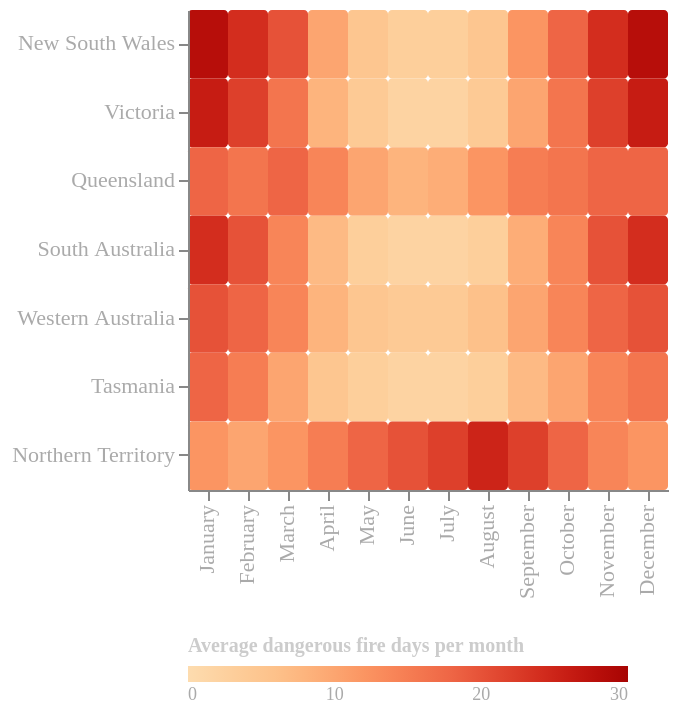

Source (Vega-Lite JSON):
### Vega-Lite specification from a JSON file in a GitHub repository (floating-point values rounded to 4 significant figures)
{"$schema": "https://vega.github.io/schema/vega-lite/v5.json", "width": "container", "height": 240, "background": "transparent", "data": {"values": [{"state": "New South Wales", "month": "January", "ffdi": 28}, {"state": "New South Wales", "month": "February", "ffdi": 24}, {"state": "New South Wales", "month": "March", "ffdi": 20}, {"state": "New South Wales", "month": "April", "ffdi": 10}, {"state": "New South Wales", "month": "May", "ffdi": 5}, {"state": "New South Wales", "month": "June", "ffdi": 3}, {"state": "New South Wales", "month": "July", "ffdi": 3}, {"state": "New South Wales", "month": "August", "ffdi": 5}, {"state": "New South Wales", "month": "September", "ffdi": 12}, {"state": "New South Wales", "month": "October", "ffdi": 18}, {"state": "New South Wales", "month": "November", "ffdi": 24}, {"state": "New South Wales", "month": "December", "ffdi": 28}, {"state": "Victoria", "month": "January", "ffdi": 26}, {"state": "Victoria", "month": "February", "ffdi": 22}, {"state": "Victoria", "month": "March", "ffdi": 16}, {"state": "Victoria", "month": "April", "ffdi": 8}, {"state": "Victoria", "month": "May", "ffdi": 4}, {"state": "Victoria", "month": "June", "ffdi": 2}, {"state": "Victoria", "month": "July", "ffdi": 2}, {"state": "Victoria", "month": "August", "ffdi": 4}, {"state": "Victoria", "month": "September", "ffdi": 10}, {"state": "Victoria", "month": "October", "ffdi": 16}, {"state": "Victoria", "month": "November", "ffdi": 22}, {"state": "Victoria", "month": "December", "ffdi": 26}, {"state": "Queensland", "month": "January", "ffdi": 18}, {"state": "Queensland", "month": "February", "ffdi": 16}, {"state": "Queensland", "month": "March", "ffdi": 18}, {"state": "Queensland", "month": "April", "ffdi": 14}, {"state": "Queensland", "month": "May", "ffdi": 10}, {"state": "Queensland", "month": "June", "ffdi": 8}, {"state": "Queensland", "month": "July", "ffdi": 9}, {"state": "Queensland", "month": "August", "ffdi": 12}, {"state": "Queensland", "month": "September", "ffdi": 15}, {"state": "Queensland", "month": "October", "ffdi": 16}, {"state": "Queensland", "month": "November", "ffdi": 18}, {"state": "Queensland", "month": "December", "ffdi": 18}, {"state": "South Australia", "month": "January", "ffdi": 24}, {"state": "South Australia", "month": "February", "ffdi": 20}, {"state": "South Australia", "month": "March", "ffdi": 14}, {"state": "South Australia", "month": "April", "ffdi": 7}, {"state": "South Australia", "month": "May", "ffdi": 3}, {"state": "South Australia", "month": "June", "ffdi": 2}, {"state": "South Australia", "month": "July", "ffdi": 2}, {"state": "South Australia", "month": "August", "ffdi": 3}, {"state": "South Australia", "month": "September", "ffdi": 9}, {"state": "South Australia", "month": "October", "ffdi": 14}, {"state": "South Australia", "month": "November", "ffdi": 20}, {"state": "South Australia", "month": "December", "ffdi": 24}, {"state": "Western Australia", "month": "January", "ffdi": 20}, {"state": "Western Australia", "month": "February", "ffdi": 18}, {"state": "Western Australia", "month": "March", "ffdi": 14}, {"state": "Western Australia", "month": "April", "ffdi": 8}, {"state": "Western Australia", "month": "May", "ffdi": 5}, {"state": "Western Australia", "month": "June", "ffdi": 4}, {"state": "Western Australia", "month": "July", "ffdi": 4}, {"state": "Western Australia", "month": "August", "ffdi": 6}, {"state": "Western Australia", "month": "September", "ffdi": 10}, {"state": "Western Australia", "month": "October", "ffdi": 14}, {"state": "Western Australia", "month": "November", "ffdi": 18}, {"state": "Western Australia", "month": "December", "ffdi": 20}, {"state": "Tasmania", "month": "January", "ffdi": 18}, {"state": "Tasmania", "month": "February", "ffdi": 15}, {"state": "Tasmania", "month": "March", "ffdi": 10}, {"state": "Tasmania", "month": "April", "ffdi": 5}, {"state": "Tasmania", "month": "May", "ffdi": 3}, {"state": "Tasmania", "month": "June", "ffdi": 2}, {"state": "Tasmania", "month": "July", "ffdi": 2}, {"state": "Tasmania", "month": "August", "ffdi": 3}, {"state": "Tasmania", "month": "September", "ffdi": 7}, {"state": "Tasmania", "month": "October", "ffdi": 10}, {"state": "Tasmania", "month": "November", "ffdi": 14}, {"state": "Tasmania", "month": "December", "ffdi": 16}, {"state": "Northern Territory", "month": "January", "ffdi": 12}, {"state": "Northern Territory", "month": "February", "ffdi": 10}, {"state": "Northern Territory", "month": "March", "ffdi": 12}, {"state": "Northern Territory", "month": "April", "ffdi": 15}, {"state": "Northern Territory", "month": "May", "ffdi": 18}, {"state": "Northern Territory", "month": "June", "ffdi": 20}, {"state": "Northern Territory", "month": "July", "ffdi": 22}, {"state": "Northern Territory", "month": "August", "ffdi": 25}, {"state": "Northern Territory", "month": "September", "ffdi": 22}, {"state": "Northern Territory", "month": "October", "ffdi": 18}, {"state": "Northern Territory", "month": "November", "ffdi": 14}, {"state": "Northern Territory", "month": "December", "ffdi": 12}]}, "mark": {"type": "rect", "cornerRadius": 2}, "encoding": {"x": {"field": "month", "type": "ordinal", "sort": ["January", "February", "March", "April", "May", "June", "July", "August", "September", "October", "November", "December"], "axis": {"title": null, "grid": false, "labelColor": "#aaa", "labelFont": "DM Mono", "labelFontSize": 11}}, "y": {"field": "state", "type": "ordinal", "sort": ["New South Wales", "Victoria", "Queensland", "South Australia", "Western Australia", "Tasmania", "Northern Territory"], "axis": {"title": null, "grid": false, "labelColor": "#aaa", "labelFont": "DM Mono", "labelFontSize": 11}}, "color": {"field": "ffdi", "type": "quantitative", "scale": {"scheme": "orangered", "domain": [0, 30]}, "legend": {"title": "Average dangerous fire days per month", "labelColor": "#aaa", "titleColor": "#ccc", "labelFont": "DM Mono", "titleFont": "DM Mono", "orient": "bottom", "direction": "horizontal", "gradientLength": 220, "gradientThickness": 8, "titleFontSize": 10, "labelFontSize": 9}}, "tooltip": [{"field": "state", "title": "State"}, {"field": "month", "title": "Month"}, {"field": "ffdi", "title": "Average dangerous fire days"}]}, "config": {"background": "transparent", "view": {"stroke": null}}}
